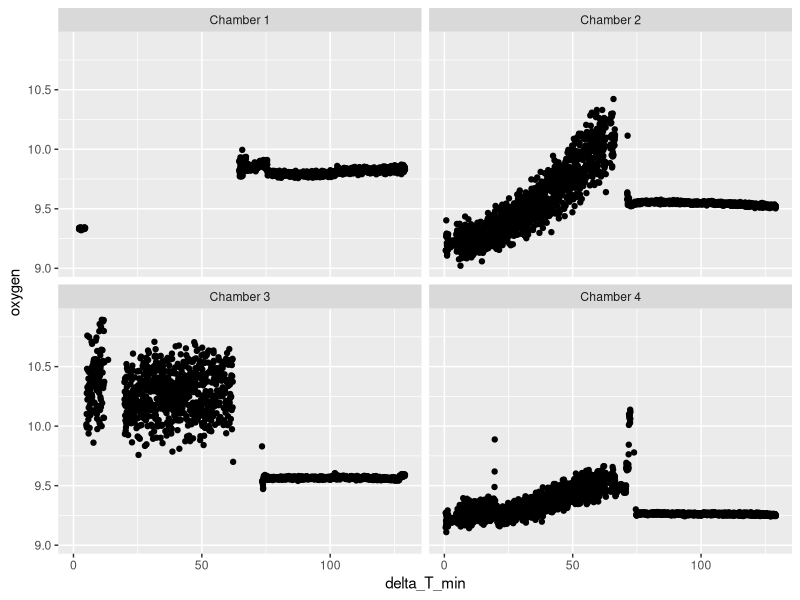
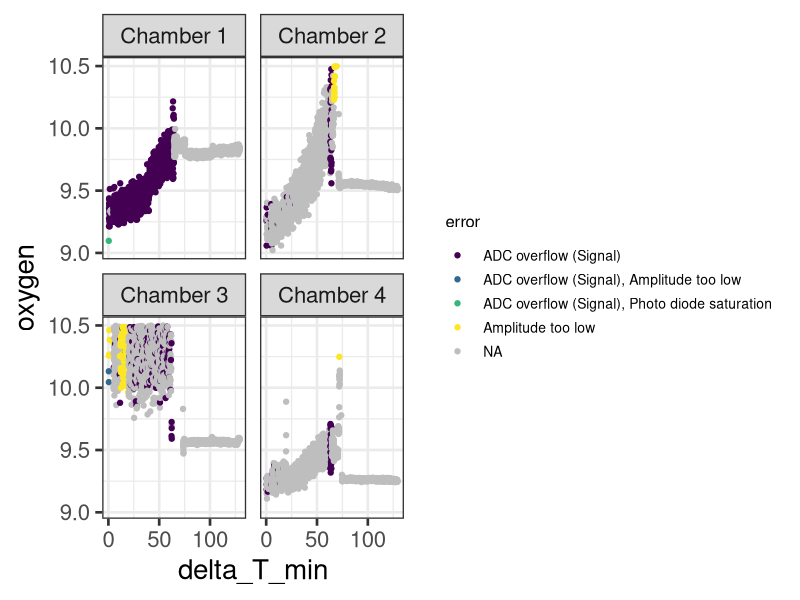
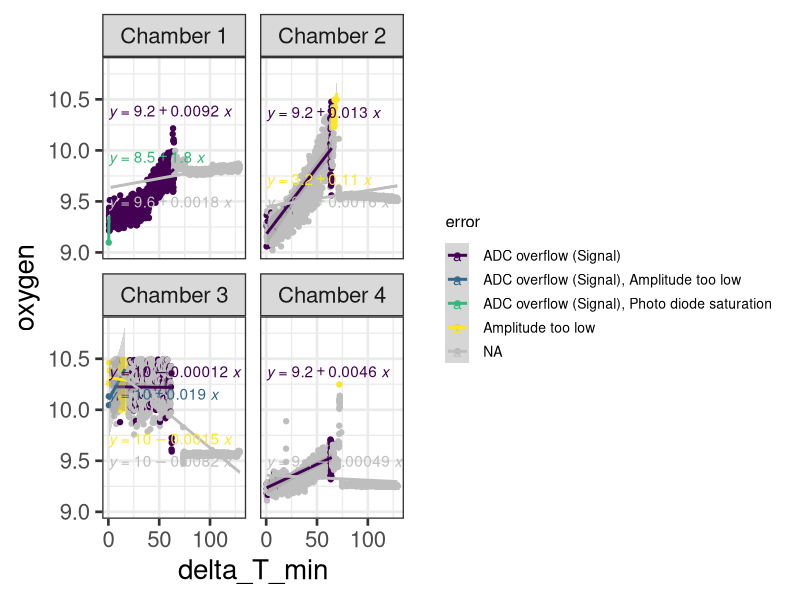
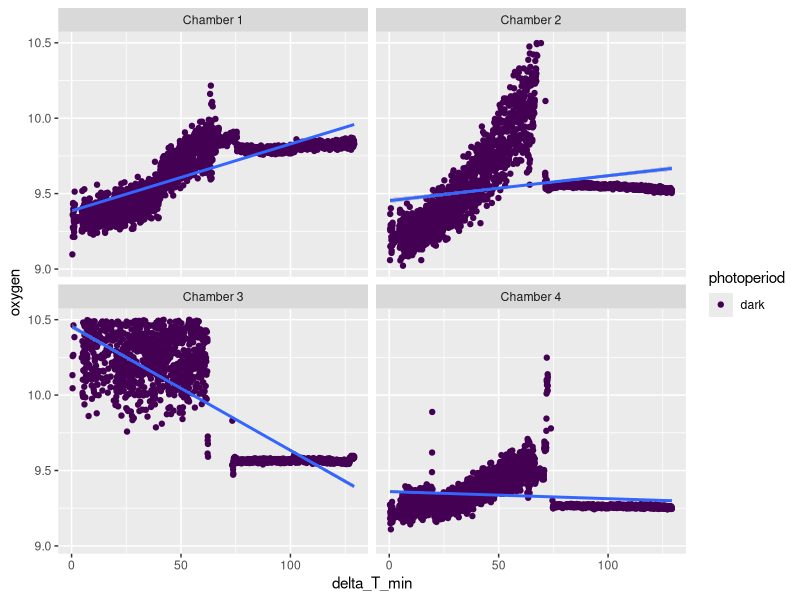
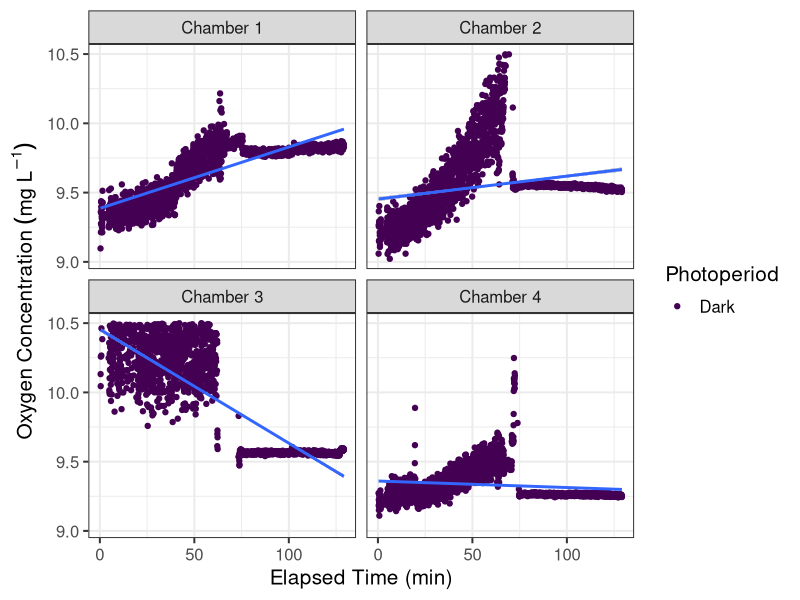
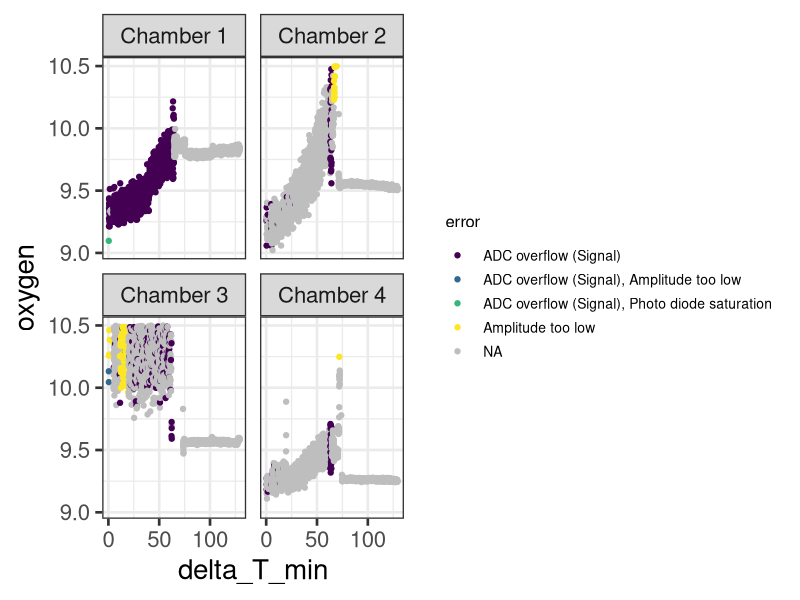
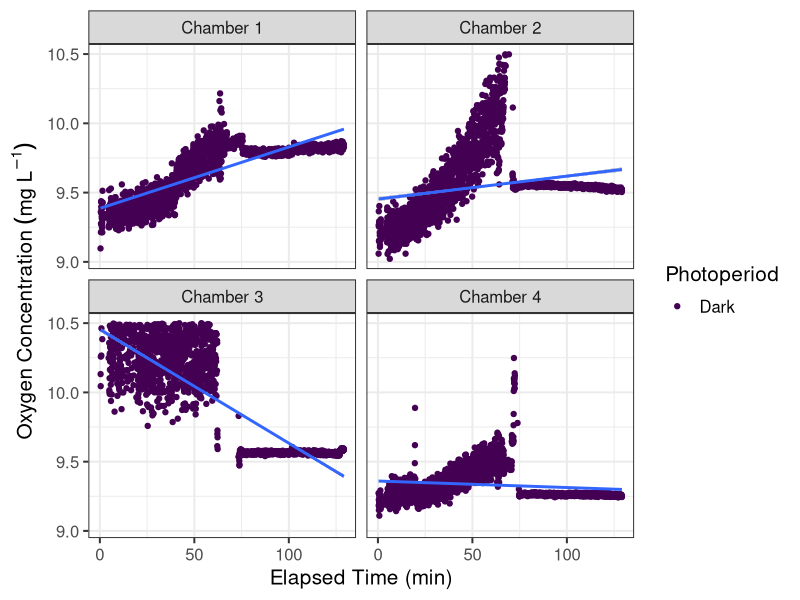
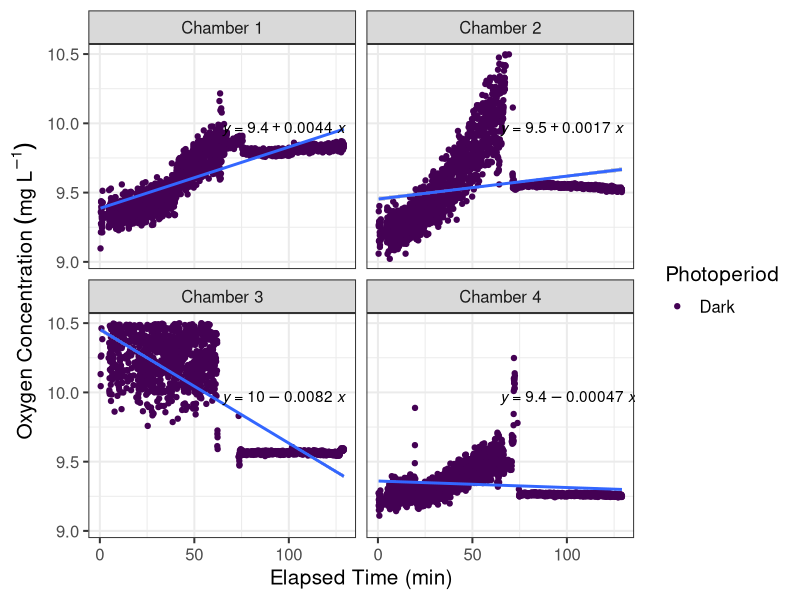

The R script that drew these images, in order:
## ---- chunk 1
library(ggplot2)
library(tidyverse)
library(lubridate)
library(ggpubr)
# changing working directory from /scripts to /tahoe_lab_inc_analysis
knitr::opts_knit$set(root.dir = '..')
## ---- chunk 2
dat <- read_csv("data/201201_sugarpt_lab_inc_R.csv", skip = 1)
str(dat)
#View(dat)

# formatting date times column to posixct
dat$date_time_PST <- dmy_hms(dat$date, tz = "America/Los_Angeles")
head(dat)

# filtering out rows with error codes, and adding in chamber numbers based on sensor column
dat_2 <- dat %>%
  filter(is.na(error)) %>%
  mutate(chamber = ifelse(sensor == "Batch 3 (PSt3)", "Chamber 1", ifelse(sensor == "Batch 3_1 (PSt3)", "Chamber 2", ifelse(sensor == "Batch 3_2 (PSt3)", "Chamber 3", "Chamber 4"))))
head(dat_2)

# selecting only columns I need
dat_subset <- dat_2 %>%
  select(date, delta_T_min, oxygen, temp, chamber, date_time_PST)

## ---- chunk 3
# plotting only data points with no error code
dat_subset %>%
  ggplot(aes(x = delta_T_min, y = oxygen)) +
  geom_point() +
  facet_wrap(~chamber)

# plot of all data points (including rows with errors)
#first need to add chamber column to dat dataframe
dat_1 <- dat %>%
  mutate(chamber = ifelse(sensor == "Batch 3 (PSt3)", "Chamber 1", ifelse(sensor == "Batch 3_1 (PSt3)", "Chamber 2", ifelse(sensor == "Batch 3_2 (PSt3)", "Chamber 3", "Chamber 4")))) %>%
  filter(oxygen < 10.5 & oxygen > 0) #filtering out outlier datapoints
View(dat_1)
o2_plot <- dat_1 %>%
  ggplot(aes(x = delta_T_min, y = oxygen, color = error)) +
  geom_point() +
  scale_color_viridis_d(na.value = "grey") +
  facet_wrap(~chamber) +
  theme_bw(base_size = 20) +
  theme(legend.position = "right", legend.title = element_text(size = 12), legend.text = element_text(size = 10))
o2_plot

ggsave("plots/201201_sugarpt_inc/error_plot.png", plot = o2_plot, width = 10, height = 7)
# lots of crazy data points in the data with errors included
## ---- chunk 4
# adding regression lines
o2_plot +
  geom_smooth(method = "lm") +
  stat_regline_equation()

# adding column in data based on light and dark periods to use for grouping of data points
head(dat_1)
dat_1 <- dat_1 %>%
  mutate(photoperiod = ifelse(date_time_PST >= "2020-12-01 17:08:00", "dark", "light"))

metab_plot <- dat_1 %>%
  ggplot(aes(x = delta_T_min, y = oxygen, group = photoperiod)) +
  geom_point(aes(color = photoperiod)) +
  geom_smooth(method = "lm") +
  facet_wrap(~chamber) +
  scale_color_viridis_d()
metab_plot

# still some spurious values dark photoperiod first started
# filtering data to remove some points in that transition from light to dark
dat_1_clean <- dat_1 %>%
  filter(date_time_PST < "2020-12-01 17:05:00" | date_time_PST > "2020-12-01 17:15:00")

# replotting using cleaned data
plot_metab_clean <- dat_1_clean %>%
   ggplot(aes(x = delta_T_min, y = oxygen, group = photoperiod)) +
  geom_point(aes(color = photoperiod)) +
  geom_smooth(method = "lm") +
  facet_wrap(~chamber) +
  scale_color_viridis_d(name = "Photoperiod", labels = c("Dark", "Light")) +
  labs(y = expression(Oxygen~Concentration~(mg~L^{-1})), x = "Elapsed Time (min)") +
  theme_bw(base_size = 15)
plot_metab_clean

ggsave("plots/201201_sugarpt_inc/metab_clean.png", plot = plot_metab_clean, width = 10, height = 7)

# adding equations to plots
plot_metab_trendline <- plot_metab_clean +
  stat_regline_equation(label.x.npc = c(0.5, 0), label.y.npc = c(0.65, 1))

ggsave("plots/201201_sugarpt_inc/metab_trendline.png", plot = plot_metab_trendline, width = 10, height = 7)

